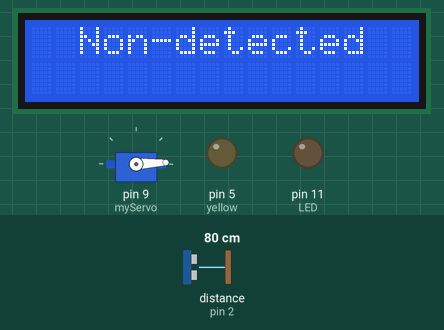
Recording of a sketch running on a simulated Arduino Uno, built with avr-gcc and run on an emulated ATmega328P. Shown: 16×2 character LCD, servo, output pins drawn as LEDs (lit = HIGH). Wiring (inferred from the names in the program): ultrasonic range finder: trigger pin 3; echo pin 2. The test bench sets the inputs (shaded band); at power-on: distance to the obstacle (sensor on pin 2) 80 cm. The echo pulse lasts 58.3 µs per cm; pins used as bus, display or sensor lines are not drawn; what the sketch prints to the serial monitor is not drawn.

Above: at 1.2 s.
1.3 s: distance to the obstacle (sensor on pin 2) set to 43 cm
4.2 s: distance to the obstacle (sensor on pin 2) set to 37 cm
At 4.75 s:
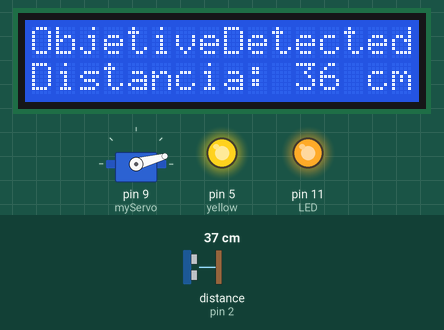
6.7 s: distance to the obstacle (sensor on pin 2) set to 60 cm
At 7.56 s:
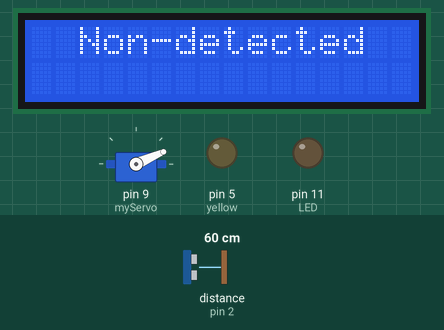
9.2 s: distance to the obstacle (sensor on pin 2) set to 120 cm
10.7 s: distance to the obstacle (sensor on pin 2) set to 2 cm
At 11.5 s:
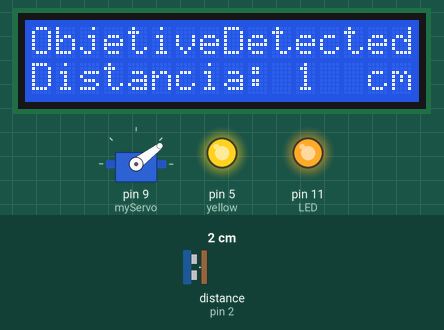
13.7 s: distance to the obstacle (sensor on pin 2) set to 299 cm
At 14.33 s:
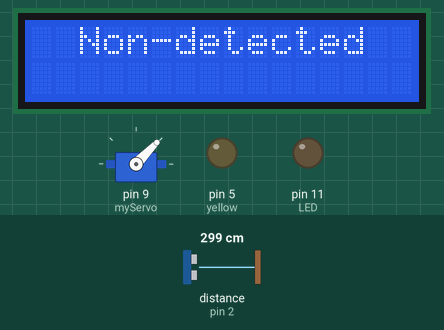
Timing chart, 0 to 20.3 s (numbered marks = the images above; inputs shaded):
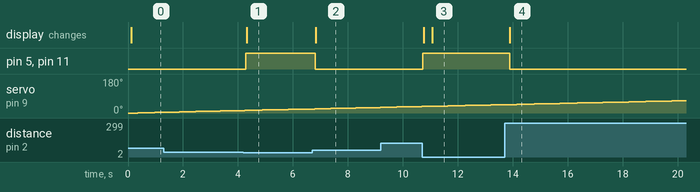

The sketch:

radar_code.ino
```cpp
// Includes the Servo library
#include <Servo.h>.
#include <Wire.h>

#include <LiquidCrystal_I2C.h>
//Include the lcd library code:


// Defines Tirg and Echo pins of the Ultrasonic Sensor
const int trigPin = 3;//orange
const int echoPin = 2;//red white - vcc grey -gnd

// Variables for the duration and the distance
long duration;
int distance;
Servo myServo; // Creates a servo object for controlling the servo motor

LiquidCrystal_I2C lcd(0x3F, 2, 1, 0, 4, 5, 6, 7, 3, POSITIVE);

void setup() {
  //set up the LCD's number of columns and rows:
  lcd.begin(16, 2);
  //Print a message to the LCD

  pinMode(trigPin, OUTPUT); // Sets the trigPin as an Output
  pinMode(echoPin, INPUT); // Sets the echoPin as an Input
  //Inicialización del buzzer
  pinMode(5, OUTPUT); //yellow
  //Pin del LED en modo salida.
  pinMode(11, OUTPUT); //LED

  //pinMode(11, OUTPUT);
  Serial.begin(9600);
  myServo.attach(9); // Defines on which pin is the servo motor attached on 9 purple
}
void loop() {
  // rotates the servo motor from 15 to 165 degrees
  for (int i = 0; i <= 180; i++) {
    myServo.write(i);
    delay(30);
    distance = calculateDistance();// Calls a function for calculating the distance measured by the Ultrasonic sensor for each degree

    Serial.print(i); // Sends the current degree into the Serial Port
    Serial.print(","); // Sends addition character right next to the previous value needed later in the Processing IDE for indexing
    Serial.print(distance); // Sends the distance value into the Serial Port
    Serial.print("."); // Sends addition character right next to the previous value needed later in the Processing IDE for indexing
  }
  // Repeats the previous lines from 165 to 15 degrees
  for (int i = 180; i > 0; i--) {
    myServo.write(i);
    delay(30);
    distance = calculateDistance();
    Serial.print(i);
    Serial.print(",");
    Serial.print(distance);
    Serial.print(".");
  }
}
// Function for calculating the distance measured by the Ultrasonic sensor
int calculateDistance() {

  digitalWrite(trigPin, LOW);
  delayMicroseconds(2);
  // Sets the trigPin on HIGH state for 10 micro seconds
  digitalWrite(trigPin, HIGH);
  delayMicroseconds(10);
  digitalWrite(trigPin, LOW);
  duration = pulseIn(echoPin, HIGH); // Reads the echoPin, returns the sound wave travel time in microseconds
  distance = duration * 0.034 / 2;
  if (distance < 40)
  {
    digitalWrite(5, HIGH);
    digitalWrite(11, HIGH);
    lcd.clear();
    lcd.setCursor(0, 0);
    lcd.print("ObjetiveDetected");
    lcd.setCursor(0, 1);
    lcd.print("Distancia:" );
    lcd.setCursor(11, 1);
    lcd.print(distance);
    lcd.setCursor(14, 1);
    lcd.print("cm");
    delay(250);

  }
  else
  {
    digitalWrite(5, LOW);
    digitalWrite(11, LOW);
    lcd.clear();
    lcd.setCursor(2, 0);
    lcd.print("Non-detected");
    delay(250);
  }
  return distance;


}
```

Measured:
- the behaviour switches between 41 and 40 cm on distance to the obstacle (sensor on pin 2) (found by bisection; images 0 and 1)
- after the input at 4.2 s, pin 5 (yellow), pin 11 (LED): LOW → HIGH after 0.08 s; the display: changes after 0.12 s (image 1)
- after the input at 6.7 s, pin 5 (yellow), pin 11 (LED): HIGH → LOW after 0.12 s; the display: changes after 0.13 s (image 2)
- after the input at 10.7 s, pin 5 (yellow), pin 11 (LED): LOW → HIGH at once; the display: first changes after 0.06 s (image 3 shows a later state)
- after the input at 13.7 s, pin 5 (yellow), pin 11 (LED): HIGH → LOW after 0.18 s; the display: changes after 0.20 s (image 4)
